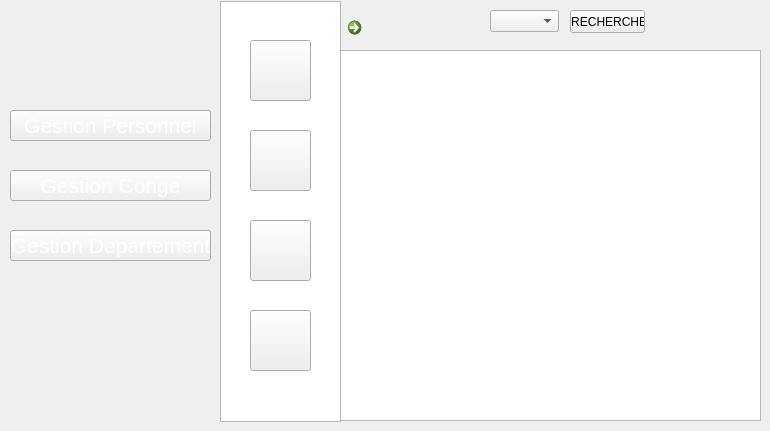
   <widget class="QWidget" name="page_17">
    <widget class="QPushButton" name="pushButton_111">
     <property name="geometry">
      <rect>
       <x>250</x>
       <y>310</y>
       <width>61</width>
       <height>61</height>
      </rect>
     </property>
     <property name="styleSheet">
      <string notr="true">image: url(:/new/prefix1/img/icon-supp2 (1).png);</string>
     </property>
     <property name="text">
      <string/>
     </property>
    </widget>
    <widget class="QPushButton" name="pushButton_112">
     <property name="geometry">
      <rect>
       <x>10</x>
       <y>170</y>
       <width>201</width>
       <height>31</height>
      </rect>
     </property>
     <property name="font">
      <font>
       <pointsize>16</pointsize>
       <weight>50</weight>
       <bold>false</bold>
      </font>
     </property>
     <property name="styleSheet">
      <string notr="true">color: rgb(255, 255, 255);

background-image: url(:/new/prefix1/img/selected2.png);</string>
     </property>
     <property name="text">
      <string>Gestion Conge</string>
     </property>
    </widget>
    <widget class="QPushButton" name="pushButton_113">
     <property name="geometry">
      <rect>
       <x>250</x>
       <y>130</y>
       <width>61</width>
       <height>61</height>
      </rect>
     </property>
     <property name="styleSheet">
      <string notr="true">image: url(:/new/prefix1/img/icon-modif2 (1).png);</string>
     </property>
     <property name="text">
      <string/>
     </property>
    </widget>
    <widget class="QPushButton" name="pushButton_114">
     <property name="geometry">
      <rect>
       <x>250</x>
       <y>40</y>
       <width>61</width>
       <height>61</height>
      </rect>
     </property>
     <property name="styleSheet">
      <string notr="true">image: url(:/new/prefix1/img/icon-ajout2.png);
background-image: url(:/new/prefix1/img/bg.png);</string>
     </property>
     <property name="text">
      <string/>
     </property>
    </widget>
    <widget class="QListView" name="listView_13">
     <property name="geometry">
      <rect>
       <x>220</x>
       <y>1</y>
       <width>121</width>
       <height>421</height>
      </rect>
     </property>
     <property name="styleSheet">
      <string notr="true">background-image: url(:/new/prefix1/img/selected.png);</string>
     </property>
    </widget>
    <widget class="QPushButton" name="pushButton_116">
     <property name="geometry">
      <rect>
       <x>10</x>
       <y>110</y>
       <width>201</width>
       <height>31</height>
      </rect>
     </property>
     <property name="font">
      <font>
       <pointsize>16</pointsize>
       <weight>50</weight>
       <bold>false</bold>
      </font>
     </property>
     <property name="styleSheet">
      <string notr="true">color: rgb(255, 255, 255);</string>
     </property>
     <property name="text">
      <string>Gestion Personnel</string>
     </property>
    </widget>
    <widget class="QPushButton" name="pushButton_117">
     <property name="geometry">
      <rect>
       <x>250</x>
       <y>220</y>
       <width>61</width>
       <height>61</height>
      </rect>
     </property>
     <property name="styleSheet">
      <string notr="true">image: url(:/new/prefix1/img/icon-afficher2.png);</string>
     </property>
     <property name="text">
      <string/>
     </property>
    </widget>
    <widget class="QTableView" name="tableViewconge">
     <property name="geometry">
      <rect>
       <x>340</x>
       <y>50</y>
       <width>421</width>
       <height>371</height>
      </rect>
     </property>
     <property name="styleSheet">
      <string notr="true">background-image: url(:/new/prefix1/img/back.png);</string>
     </property>
    </widget>
    <widget class="QPushButton" name="pushButton_132">
     <property name="geometry">
      <rect>
       <x>10</x>
       <y>230</y>
       <width>201</width>
       <height>31</height>
      </rect>
     </property>
     <property name="font">
      <font>
       <pointsize>16</pointsize>
       <weight>50</weight>
       <bold>false</bold>
      </font>
     </property>
     <property name="styleSheet">
      <string notr="true">color: rgb(255, 255, 255);</string>
     </property>
     <property name="text">
      <string>Gestion Departement</string>
     </property>
    </widget>
    <widget class="QComboBox" name="chercher_c">
     <property name="geometry">
      <rect>
       <x>490</x>
       <y>10</y>
       <width>69</width>
       <height>22</height>
      </rect>
     </property>
    </widget>
    <widget class="QPushButton" name="chercherconge">
     <property name="geometry">
      <rect>
       <x>570</x>
       <y>10</y>
       <width>75</width>
       <height>23</height>
      </rect>
     </property>
     <property name="text">
      <string> RECHERCHE</string>
     </property>
    </widget>
    <widget class="QCommandLinkButton" name="refresh2">
     <property name="geometry">
      <rect>
       <x>340</x>
       <y>10</y>
       <width>41</width>
       <height>41</height>
      </rect>
     </property>
     <property name="text">
      <string/>
     </property>
    </widget>
    <zorder>listView_13</zorder>
    <zorder>pushButton_111</zorder>
    <zorder>pushButton_112</zorder>
    <zorder>pushButton_113</zorder>
    <zorder>pushButton_114</zorder>
    <zorder>pushButton_116</zorder>
    <zorder>pushButton_117</zorder>
    <zorder>tableViewconge</zorder>
    <zorder>pushButton_132</zorder>
    <zorder>chercher_c</zorder>
    <zorder>chercherconge</zorder>
    <zorder>refresh2</zorder>
   </widget>
